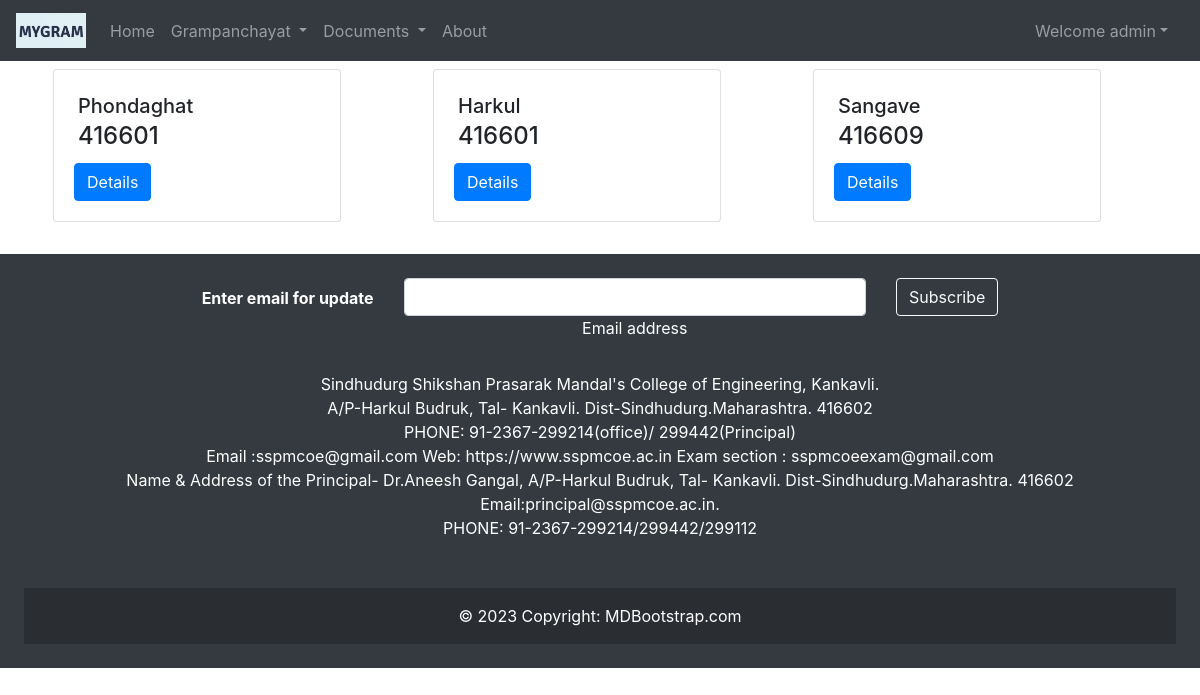
The app's page /viewgram/ (signed in) with its own data.
### gramapp/models.py (models this page shows, shortened)
class Grampanchayat(models.Model):
    gramid = models.IntegerField(primary_key=True)
    gramname = models.CharField(max_length=50, unique=True)
    gramaddress = models.TextField(max_length=100)
    gramemail = models.EmailField()
    gramcontact = models.CharField(max_length=10)

### gramapp/views.py (the view)
# urls.py: path('viewgram/', views.viewgram, name='viewgram'),
def viewgram(request):
    grampanchayat = Grampanchayat.objects.all()
    context = {'grampanchayat': grampanchayat}
    return render(request, 'gramapp/viewGrampanchayat.html', context)

### templates/gramapp/viewGrampanchayat.html (shortened to what this page needs)
{% extends 'gramapp/base1.html' %}
{% block body %}
<div class="container">
    <div class="row justify-content-center">
        {% if grampanchayat %}
    {% for grampanchayat in grampanchayat %}
        <div class="col md-6">
            <div class="card m-2" style="width: 18rem;">
                <div class="card-body">
                    <h5 class="card-title m-1">{{grampanchayat.gramname}}</h5>
                    <h4 class="card-subtitle m-1">{{grampanchayat.gramaddress}}</h4>
                    <a href="{% url 'gramdetail' grampanchayat.pk %}" class="btn btn-primary mt-2">Details</a>
                </div>
            </div>
        </div>
            {% endfor %}
{% else %}
 <h4>No Grampanchayat</h4>
{% endif %}
    </div>
</div>
{% endblock body %}

### templates/gramapp/base1.html (shortened to what this page needs)
<!doctype html>
<html lang="en">
<head>
    <link rel="stylesheet" href="https://stackpath.bootstrapcdn.com/bootstrap/4.5.2/css/bootstrap.min.css"
>
</head>
<body>
    <nav class="navbar navbar-expand-lg navbar-dark bg-dark">
        <a class="navbar-brand" href="{% url 'home1' %}">
            <img src="media/logo/mygram logo.png" width="70" height="35" class="d-inline-block align-top" alt="">
        </a>
        <div class="collapse navbar-collapse" id="navbarSupportedContent">
            <ul class="navbar-nav mr-auto">
                <li class="nav-item {% block homeactive %}  {% endblock homeactive %}">
                    <a class="nav-link" href="{% url 'home1' %}">Home <span class="sr-only">(current)</span></a>
                </li>
                {% if user.is_superuser %}
                <li class="nav-item dropdown {% block gramactive %}  {% endblock gramactive %}">
                    <a class="nav-link dropdown-toggle" href="#" id="grampanchayat" data-toggle="dropdown"
                        aria-haspopup="true" aria-expanded="false">
                        Grampanchayat
                    </a>
                </li>
                {% endif %}
                <li class="nav-item dropdown {% block documentactive %}  {% endblock documentactive %}">
                    <a class="nav-link dropdown-toggle" href="#" id="documents" data-toggle="dropdown"
                        aria-haspopup="true" aria-expanded="false">
                        Documents
                    </a>
                    </li>
                <li class="nav-item {% block aboutactive %}  {% endblock aboutactive %}">
                    <a class="nav-link" href="/about">About</a>
                </li>
            </ul>
            {% if user.is_authenticated %}
            <ul class="navbar-nav mr-2">
                <li class="nav-item dropdown">
                    <a class="nav-link dropdown-toggle" href='#' id="navbarDropdown" role="button"
                        data-toggle="dropdown"> Welcome {{request.user}}</a>
                </li>
            </ul>
        </div>
        {% else %}
        <button type="button" class="btn btn-primary mr-2" data-toggle="modal" data-target="#loginModal">
            Login
        </button>
        {% endif %}
    </nav>
    {% block body %} {% endblock body %}
    <br>
    <footer class="bg-dark text-center text-white">
        <div class="p-4">
            <section class="">
                <form method="post" action="">
                    <div class="row d-flex justify-content-center">
                        <div class="col-auto">
                            <p class="pt-2">
                                <strong>Enter email for update</strong>
                            </p>
                        </div>
                        <div class="col-md-5 col-12">
                            <div class="form-outline form-white mb-4">
                                <input type="email" name="subscriber" id="subscriber" class="form-control" autocomplete="off" />
                                <label class="form-label" for="subscriber">Email address</label>
                            </div>
                        </div>
                        <div class="col-auto">
                            <button type="submit" class="btn btn-outline-light mb-4">
                                Subscribe
                            </button>
                        </div>
                    </div>
                </form>
            </section>
            <section class="mb-4">
                <p>
                    Sindhudurg Shikshan Prasarak Mandal's College of Engineering, Kankavli.<br>
                    A/P-Harkul Budruk, Tal- Kankavli. Dist-Sindhudurg.Maharashtra. 416602<br>
                    PHONE: 91-2367-299214(office)/ 299442(Principal)<br>
                    Email :sspmcoe@gmail.com Web: https://www.sspmcoe.ac.in Exam section : sspmcoeexam@gmail.com<br>
                    Name & Address of the Principal- Dr.Aneesh Gangal, A/P-Harkul Budruk, Tal- Kankavli.
                    Dist-Sindhudurg.Maharashtra. 416602<br>
                    Email:principal@sspmcoe.ac.in.<br>
                    PHONE: 91-2367-299214/299442/299112<br><br>
                </p>
            </section>
            <div class="text-center p-3" style="background-color: rgba(0, 0, 0, 0.2);">
                © 2023 Copyright:
                <a class="text-white" href="https://mdbootstrap.com/">MDBootstrap.com</a>
            </div>
        </div>
    </footer>
</body>
</html>

### records on screen
Grampanchayat: gramname "Phondaghat", gramaddress "416601"
Grampanchayat: gramname "Harkul", gramaddress "416601"
Grampanchayat: gramname "Sangave", gramaddress "416609"

### other values on screen
{{ request.user }} "admin"
